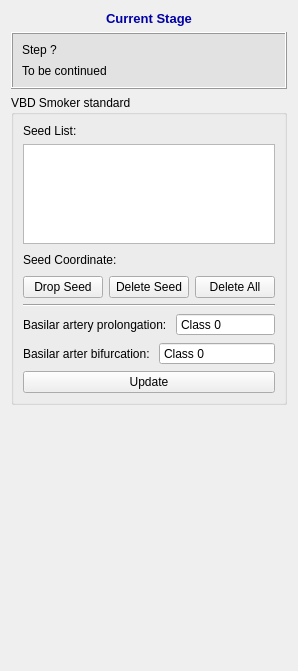
<?xml version="1.0" encoding="UTF-8"?>
<ui version="4.0">
 <class>QInteractorStyleVBDSmokerSeeds</class>
 <widget class="QWidget" name="QInteractorStyleVBDSmokerSeeds">
  <property name="geometry">
   <rect>
    <x>0</x>
    <y>0</y>
    <width>295</width>
    <height>671</height>
   </rect>
  </property>
  <property name="windowTitle">
   <string>VBDSmoker</string>
  </property>
  <layout class="QVBoxLayout" name="verticalLayout_2">
   <item>
    <widget class="QLabel" name="label_39">
     <property name="font">
      <font>
       <pointsize>10</pointsize>
       <weight>75</weight>
       <bold>true</bold>
      </font>
     </property>
     <property name="text">
      <string>&lt;html&gt;&lt;head/&gt;&lt;body&gt;&lt;p&gt;&lt;span style=&quot; color:#0000a5;&quot;&gt;Current Stage&lt;/span&gt;&lt;/p&gt;&lt;/body&gt;&lt;/html&gt;</string>
     </property>
     <property name="alignment">
      <set>Qt::AlignCenter</set>
     </property>
    </widget>
   </item>
   <item>
    <widget class="QFrame" name="frame_10">
     <property name="minimumSize">
      <size>
       <width>0</width>
       <height>0</height>
      </size>
     </property>
     <property name="font">
      <font>
       <family>Arial</family>
       <pointsize>10</pointsize>
      </font>
     </property>
     <property name="styleSheet">
      <string notr="true">background-color: rgb(226, 226, 226)</string>
     </property>
     <property name="frameShape">
      <enum>QFrame::Box</enum>
     </property>
     <property name="frameShadow">
      <enum>QFrame::Raised</enum>
     </property>
     <property name="lineWidth">
      <number>1</number>
     </property>
     <layout class="QVBoxLayout" name="verticalLayout_25">
      <property name="spacing">
       <number>7</number>
      </property>
      <item>
       <layout class="QVBoxLayout" name="verticalLayout_26">
        <property name="spacing">
         <number>7</number>
        </property>
        <item>
         <layout class="QHBoxLayout" name="horizontalLayout_17">
          <item>
           <widget class="QLabel" name="label_40">
            <property name="font">
             <font>
              <family>Arial</family>
             </font>
            </property>
            <property name="text">
             <string>Step ?</string>
            </property>
           </widget>
          </item>
         </layout>
        </item>
       </layout>
      </item>
      <item>
       <widget class="QLabel" name="label_11">
        <property name="text">
         <string>To be continued</string>
        </property>
        <property name="wordWrap">
         <bool>true</bool>
        </property>
       </widget>
      </item>
     </layout>
    </widget>
   </item>
   <item>
    <widget class="QGroupBox" name="groupBox_4">
     <property name="title">
      <string>VBD Smoker standard</string>
     </property>
     <layout class="QVBoxLayout" name="verticalLayout">
      <item>
       <widget class="QLabel" name="label_60">
        <property name="text">
         <string>Seed List:</string>
        </property>
       </widget>
      </item>
      <item>
       <widget class="QListWidget" name="listWidgetSeedList">
        <property name="maximumSize">
         <size>
          <width>16777215</width>
          <height>100</height>
         </size>
        </property>
       </widget>
      </item>
      <item>
       <layout class="QHBoxLayout" name="horizontalLayout_18">
        <item>
         <widget class="QLabel" name="label_61">
          <property name="text">
           <string>Seed Coordinate: </string>
          </property>
         </widget>
        </item>
        <item>
         <widget class="QLabel" name="labelSeedCoordinate">
          <property name="text">
           <string/>
          </property>
         </widget>
        </item>
        <item>
         <spacer name="horizontalSpacer_4">
          <property name="orientation">
           <enum>Qt::Horizontal</enum>
          </property>
          <property name="sizeHint" stdset="0">
           <size>
            <width>40</width>
            <height>20</height>
           </size>
          </property>
         </spacer>
        </item>
       </layout>
      </item>
      <item>
       <layout class="QHBoxLayout" name="horizontalLayout_33">
        <item>
         <spacer name="horizontalSpacer_2">
          <property name="orientation">
           <enum>Qt::Horizontal</enum>
          </property>
          <property name="sizeHint" stdset="0">
           <size>
            <width>40</width>
            <height>20</height>
           </size>
          </property>
         </spacer>
        </item>
        <item>
         <widget class="QPushButton" name="pushButtonDropSeed">
          <property name="text">
           <string>Drop Seed</string>
          </property>
         </widget>
        </item>
        <item>
         <widget class="QPushButton" name="pushButtonDeleteSeed">
          <property name="sizePolicy">
           <sizepolicy hsizetype="Preferred" vsizetype="Fixed">
            <horstretch>0</horstretch>
            <verstretch>0</verstretch>
           </sizepolicy>
          </property>
          <property name="minimumSize">
           <size>
            <width>0</width>
            <height>0</height>
           </size>
          </property>
          <property name="maximumSize">
           <size>
            <width>150</width>
            <height>16777215</height>
           </size>
          </property>
          <property name="text">
           <string>Delete Seed</string>
          </property>
         </widget>
        </item>
        <item>
         <widget class="QPushButton" name="pushButtonDeleteAllSeeds">
          <property name="text">
           <string>Delete All</string>
          </property>
         </widget>
        </item>
       </layout>
      </item>
      <item>
       <widget class="Line" name="line">
        <property name="orientation">
         <enum>Qt::Horizontal</enum>
        </property>
       </widget>
      </item>
      <item>
       <layout class="QHBoxLayout" name="horizontalLayout">
        <item>
         <widget class="QLabel" name="label">
          <property name="text">
           <string>Basilar artery prolongation: </string>
          </property>
         </widget>
        </item>
        <item>
         <widget class="QSpinBox" name="spinBoxProlongation">
          <property name="readOnly">
           <bool>true</bool>
          </property>
          <property name="buttonSymbols">
           <enum>QAbstractSpinBox::NoButtons</enum>
          </property>
          <property name="prefix">
           <string>Class </string>
          </property>
          <property name="maximum">
           <number>4</number>
          </property>
         </widget>
        </item>
       </layout>
      </item>
      <item>
       <layout class="QHBoxLayout" name="horizontalLayout_3">
        <item>
         <widget class="QLabel" name="label_2">
          <property name="text">
           <string>Basilar arter bifurcation: </string>
          </property>
         </widget>
        </item>
        <item>
         <widget class="QSpinBox" name="spinBox_2">
          <property name="readOnly">
           <bool>true</bool>
          </property>
          <property name="buttonSymbols">
           <enum>QAbstractSpinBox::NoButtons</enum>
          </property>
          <property name="suffix">
           <string/>
          </property>
          <property name="prefix">
           <string>Class </string>
          </property>
          <property name="maximum">
           <number>4</number>
          </property>
         </widget>
        </item>
       </layout>
      </item>
      <item>
       <widget class="QPushButton" name="pushButtonUpdate">
        <property name="text">
         <string>Update</string>
        </property>
       </widget>
      </item>
     </layout>
     <zorder>line</zorder>
     <zorder>listWidgetSeedList</zorder>
     <zorder>label_60</zorder>
     <zorder>pushButtonUpdate</zorder>
    </widget>
   </item>
   <item>
    <spacer name="verticalSpacer_4">
     <property name="orientation">
      <enum>Qt::Vertical</enum>
     </property>
     <property name="sizeHint" stdset="0">
      <size>
       <width>20</width>
       <height>104</height>
      </size>
     </property>
    </spacer>
   </item>
  </layout>
 </widget>
 <resources/>
 <connections/>
</ui>
